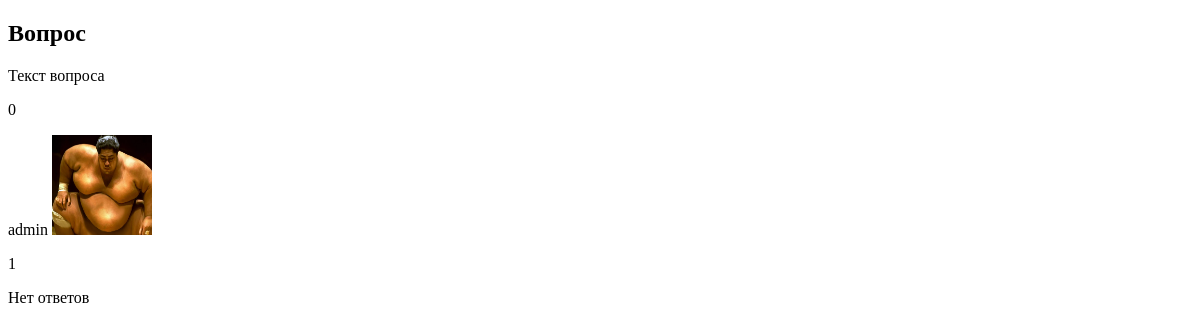
The app's page /blog/question_list/6/, older data.
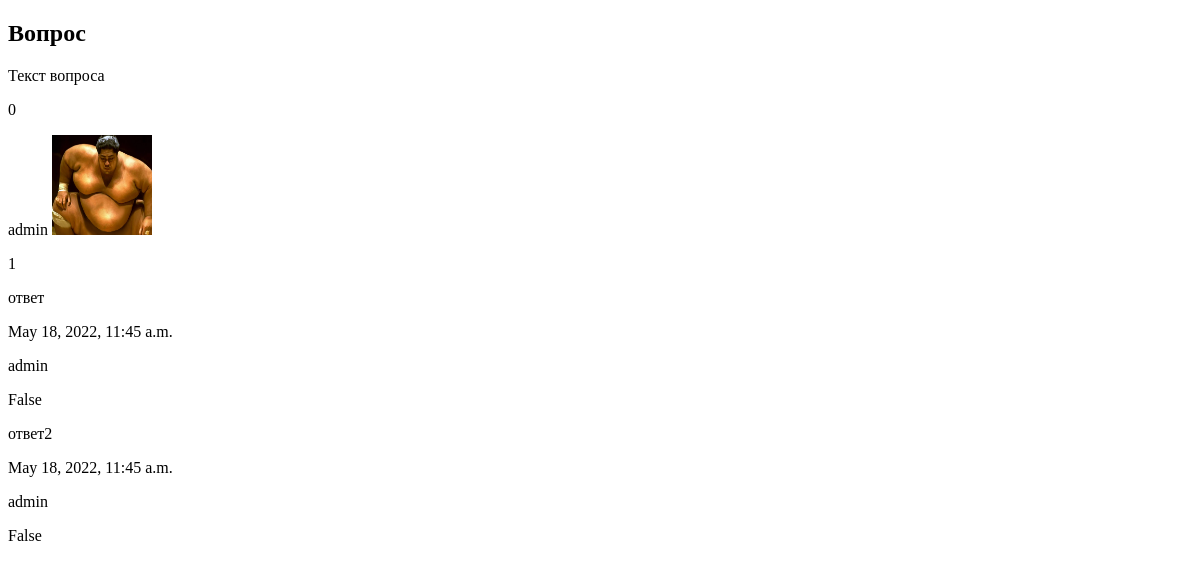
The same page, newer data.
### blog/models.py (models this page shows)
class Answer(models.Model):
    content = models.TextField(max_length=10000)
    date = models.DateTimeField(auto_now_add=True, blank=True)
    author = models.ForeignKey(CustomUser, on_delete=models.CASCADE)
    right = models.BooleanField(default=0)
    question_pk = models.IntegerField()

### users/models.py (models this page shows)
class CustomUser(AbstractUser):
    email = models.EmailField(unique=True)
    profile_pic = models.ImageField(null=True, blank=True, upload_to="images/profile/",
                                    default='images/deafult-profile-image.png')

### blog/views.py (the view)
# urls.py: path(r'question_list/<int:pk>/', question_with_answers_view, name='question'),
def question_with_answers_view(request, pk):
    question = Question.objects.get(pk=pk)
    answers = Answer.objects.filter(question_pk=pk)
    context = {'question': question, 'answers': answers}
    if request.method == 'POST':
        form = AskForm(request.POST)
        if form.is_valid():
            answer = Answer(content=form.cleaned_data['content'], author=request.user, question_pk=pk)
            answer.save()
    else:
        form = AskForm()
    context['form'] = form
    return render(request, 'question.html', context=context)

### blog/models.py (called while the page is built)
    def __str__(self):
        return self.tag

### templates/question.html (shortened to what this page needs)
<!DOCTYPE html>
{% block content %}
    <h2>{{ question.title }}</h2>
    <p>{{ question.content }}</p>
    <p>{{ question.rating }}</p>
    <p>{{ question.author }} <img src="{{ question.author.profile_pic.url }}" height=100 width=100><br></p>
    <p>{{ question.tag }}</p>
    {% for answer in answers %}
        <p>{{ answer.content }}</p>
        <p>{{ answer.date }}</p>
        <p>{{ answer.author }}</p>
        <p>{{ answer.right }}</p>
    {% empty %}
    <p>Нет ответов</p>
    {% endfor %}
{% endblock %}

Row changes from the older to the newer data that the page shows:
added Answer: content "ответ", date "May 18, 2022, 11:45 a.m.", author "admin", right "False"
added Answer: content "ответ2", date "May 18, 2022, 11:45 a.m.", author "admin", right "False"
Text that changed along with them:
text no longer shown: "Нет ответов"
